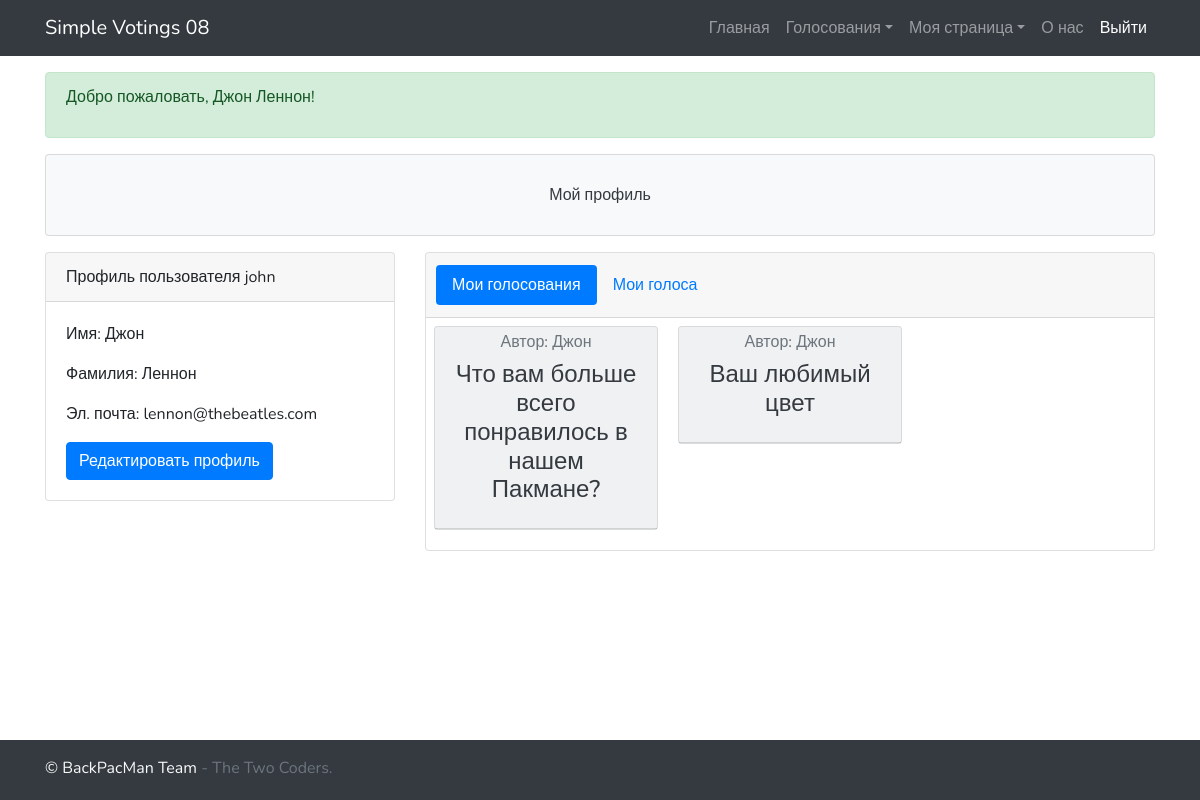
The app's page /profile/26/ (signed in) with its own data.
### main_app/models.py (models this page shows, shortened)
class Voting(models.Model):
    question = models.CharField(max_length=50)
    type = models.CharField(max_length=20, default='radio')  # radio, checkbox, text_input
    author = models.ForeignKey(get_user_model(), on_delete=models.CASCADE)
    def options(self):
        return Options.objects.filter(voting_id=self.id)
    def users(self):
        return {e.user_id for e in Vote.objects.filter(voting_id=self.id)}
    def voting_view(self):
        return "/voting/" + str(self.id)

### main_app/views.py (the view)
# urls.py: path('profile/<str:id>/', profile),
@login_required()
def profile(request, id):
    votes = models.Vote.objects.filter(user_id=request.user.id)
    context = {
        'pagetitle': 'Мой профиль',
        'menu': get_menu_context(request),
        'user': request.user,
        'main_message': 'Мой профиль',
        'auth_msg': greeting(request),
        'id': id,
        'votings': models.Voting.objects.filter(author_id=request.user.id),
        'my_votes': {models.Voting.objects.get(id=v.voting_id) for v in votes},
        'expand': True
    }
    return render(request, 'profile.html', context)

### main_app/models.py (called while the page is built)
    def votes(self):
        return {e.id for e in Vote.objects.filter(option_id=self.id)}

    def users(self):
        return {e.id for e in Vote.objects.filter(voting_id=self.voting_id)}

    def get_votes_percentage(self):
        return int(len(self.votes()) / len(self.users()) * 100)

    def get_votes_count_t(self):
        a = len(self.votes())
        return f"(Выбор {a} пользовател{get_suffix(a, 'ей', 'я', 'ей')})" \
            if a else "(Никто ещё не выбирал этот вариант)"

### main_app/views.py (called while the page is built)
def get_menu_context(request):
    menu_login = []
    if request.user.is_authenticated:
        menu_login.append({'url': '/logout/', 'name': 'Выйти'})
    else:
        menu_login += [{'url': '/signup/', 'name': 'Регистрация'},
                       {'url': '/login/', 'name': 'Войти'}]
    menu = [
        menu_login,
        {'url': '/', 'name': 'Главная'},
        {'url': '', 'name': 'Голосования',
         'dropdown': [
             {'url': '/home/', 'name': 'Просмотреть все'},
             {'url': '/create/', 'name': 'Создать'},
         ]},
        {'url': '/', 'name': 'Моя страница',
         'dropdown': [
             {'url': '/profile/' + str(request.user.id), 'name': 'Профиль'},
             {'url': '/edit_profile/', 'name': 'Редактировать'},
         ]},
        {'url': '/about/', 'name': 'О нас'},
    ]
    return menu

def greeting(request):
    if request.user.is_authenticated:
        if request.user.first_name:
            auth_msg = 'Добро пожаловать, {} {}!'.format(request.user.first_name, request.user.last_name)
        else:
            auth_msg = 'Добро пожаловать, {}!'.format(request.user)
    else:
        auth_msg = 'Вы вошли как гость. Чтобы продолжить, нужно авторизоваться'
    return auth_msg

def get_suffix(x: int, zero: str, one: str, two: str, ):
    x %= 100
    if 9 < x < 20:
        return zero
    x %= 10
    if x is 1:
        return one
    elif x in [2, 3, 4]:
        return two
    else:
        return zero

### main_app/templates/profile.html (shortened to what this page needs)
{% extends 'basic.html' %}
{% block main %}
<div class="row">
    <div class="col-4">
        <div class="card">
            <div class="card-header">
                Профиль пользователя {{ user }}
            </div>
            <div class="card-body">
                <p class="card-text"> Имя: {{ user.first_name }}</p>
                <p class="card-text"> Фамилия: {{ user.last_name }}</p>
                <p class="card-text"> Эл. почта: {{ user.email }}</p>
                <a href="/edit_profile/" class="btn btn-primary">Редактировать профиль</a>
            </div>
        </div>
    </div>
    <div class="col">
        <div class="card text-center mb-3">
            <div class="card-header">
                <ul class="nav nav-pills card-header-pills" id="nav-tab" role="tablist">
                    <li class="nav-item">
                        <a class="nav-link active" id="nav-votings-tab" data-toggle="tab" href="#nav-votings">Мои
                            голосования </a>
                    </li>
                    <li class="nav-item">
                        <a class="nav-link" id="nav-votes-tab" data-toggle="tab" href="#nav-votes">Мои голоса</a>
                    </li>
                </ul>
            </div>
            <div class="tab-content">
                <div class="tab-pane fade show active" id="nav-votings" role="tabpanel"
                     aria-labelledby="nav-votings-tab">
                    {% if votings %}
                    <div class="card-columns px-2 py-2">
                        {% for voting in votings %}
                        {% include 'forms/voting_basic.html' with action="/vote/"%}
                        {% endfor %}
                    </div>
                    {% else %}
                    <p class="card-text">Вы еще не создавали голосований. Чтобы создать, <a href="/create/">нажмите
                        сюда </a></p>
                    {% endif %}
                </div>
            </div>
        </div>
    </div>
</div>
{% endblock %}

### main_app/templates/forms/basic.html (shortened to what this page needs)
<form method="{% block method %}{{ method|default:'POST' }}{% endblock %}"
      action="{% block action %}{{ action|default:'/' }}{% endblock %}" id="voting_form">
    <div class="card bg-light">
        <div class="card-header" {% if expand %}
             data-toggle="collapse" href="#voting_{{voting.id}}" role="button" aria-expanded="false"
             aria-controls="voting_{{voting.id}}" {% endif %}>
            <h6 class="card-subtitle mb-2 text-muted">Автор:
                {% if voting.author.first_name %} {{ voting.author.first_name }}
                {% else %} {{ voting.author }} {% endif %} </h6>
            <h4 class="card-title"><a href="{{voting.voting_view}}" class="text-dark"> {{ voting.question }}</a></h4>
        </div>
    </div>
</form>

### main_app/static/css/custom.css (style rules this page uses)
html { height: 100%; }
body { font-family: 'Nunito', sans-serif; min-height:100%; position:relative; padding-bottom: 60px; background-image: url("./images/img.png"); }

### records on screen
Voting: author.first_name "Джон", question "Что вам больше всего понравилось в нашем Пакмане?"
Voting: author.first_name "Джон", question "Ваш любимый цвет"

### other values on screen
{{ item.name }} "Главная" "О нас"
{{ item.name }} "Голосования" "Моя страница"
{{ item.name }} "Выйти"
{{ auth_msg }} "Добро пожаловать, Джон Леннон!"
{{ main_message }} "Мой профиль"
{{ user }} "john"
{{ user.first_name }} "Джон"
{{ user.last_name }} "Леннон"
{{ user.email }} "lennon@thebeatles.com"
